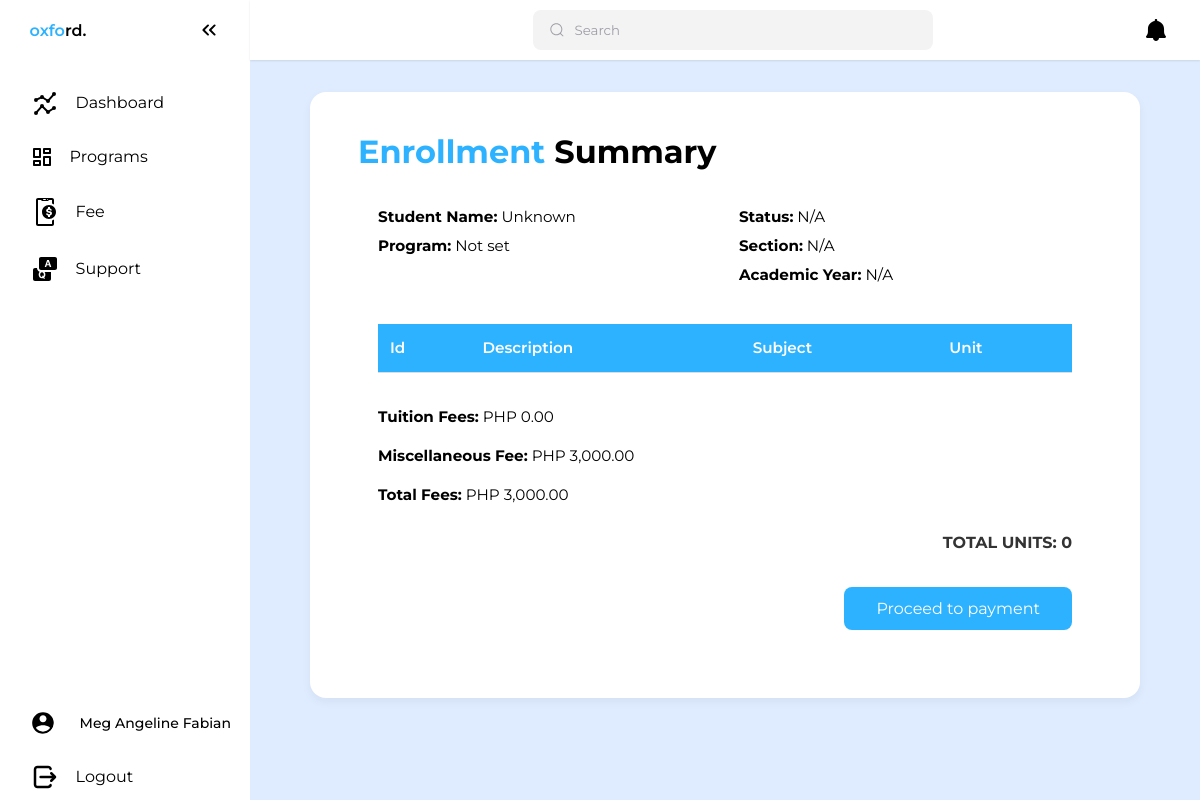
/student/stud-summary.php (signed in), run on an earlier commit of the app's database.
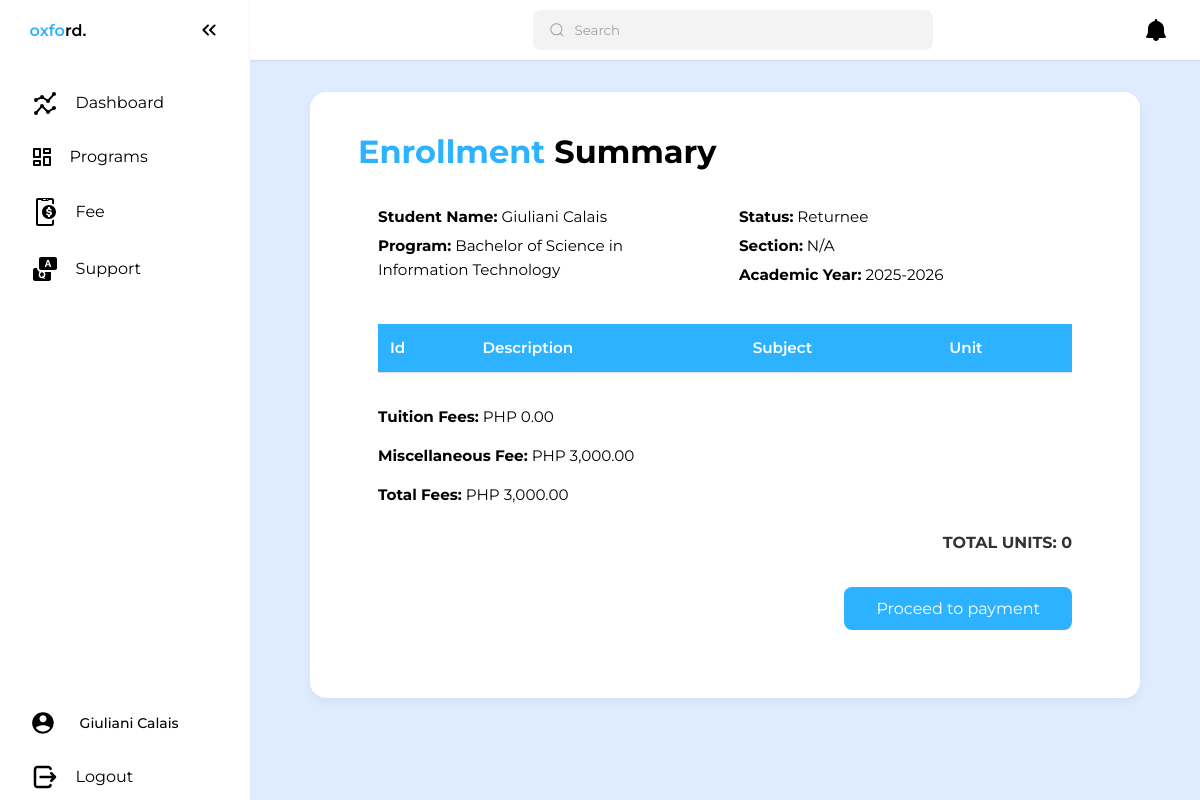
And on a later commit of the database.
### tables this page shows
CREATE TABLE `studentprofile` (
  `profile_id` int(11) NOT NULL,
  `user_id` int(11) NOT NULL,
  `first_name` varchar(50) NOT NULL,
  `middle_name` varchar(50) DEFAULT NULL,
  `last_name` varchar(50) NOT NULL,
  `birthdate` date NOT NULL,
  `birthplace` varchar(100) NOT NULL,
  `age` int(11) NOT NULL,
  `phone` varchar(11) NOT NULL,
  `guardian_name` varchar(100) NOT NULL,
  `guardian_contact` varchar(11) NOT NULL,
  `relationship` varchar(50) NOT NULL,
  `created_at` timestamp NOT NULL DEFAULT CURRENT_TIMESTAMP
);

CREATE TABLE `enrollee` (
  `EnrolleeID` int(11) NOT NULL,
  `section` varchar(255) NOT NULL,
  `user_id` int(11) NOT NULL,
  `Status` varchar(255) NOT NULL,
  `enrollment_type` varchar(255) NOT NULL,
  `name` varchar(255) NOT NULL,
  `program` varchar(255) NOT NULL,
  `documents_uploaded` int(11) NOT NULL,
  `dateSubmitted` timestamp NOT NULL DEFAULT CURRENT_TIMESTAMP ON UPDATE CURRENT_TIMESTAMP,
  `rejectReason` text NOT NULL
);

### student/stud-summary.php (the view, shortened to what this page needs)
<?php
include 'sessioncheck.php';
$user_id = $_SESSION['user_id'];
$enrolleeStmt = $conn->prepare("SELECT * FROM enrollee WHERE user_id = ?");
$enrolleeStmt->bind_param("i", $user_id);
$enrolleeStmt->execute();
$enrolleeResult = $enrolleeStmt->get_result();
$studentName = "Unknown";
$program = "Not set";
$academicYear = "N/A";
$status = "N/A";
if ($enrolleeResult && $enrolleeResult->num_rows > 0) {
  $student = $enrolleeResult->fetch_assoc();
  $studentName = $student['name'];
  $program = $student['program'];
  if (!empty($student['dateSubmitted'])) {
    $addedYear = date('Y', strtotime($student['dateSubmitted']));
    $academicYear = $addedYear . '-' . ($addedYear + 1);
  }
  $status = $student['enrollment_type'];
}
$totalUnits = 0;
$totalFees = 0;
$miscFee = 3000;
$section = 'N/A';
?>
<!DOCTYPE html>
<html lang="en">
<head>
  <link rel="stylesheet" href="stud-summary.css">
</head>
<body>
  <?php include "stud-sidebar.php"; ?>
  <main>
    <div class="container">
      <div class="enrollmentHeader">
        <h1><span style="color: #2db2ff;">Enrollment</span> Summary</h1>
      </div>
      <div class="content">
        <div class="info">
          <div>
            <p><strong>Student Name:</strong> <?= htmlspecialchars($studentName) ?></p>
            <p><strong>Program:</strong> <?= htmlspecialchars($program) ?></p>
          </div>
          <div>
            <p><strong>Status:</strong> <?= htmlspecialchars($status) ?></p>
            <p><strong>Section:</strong> <?= htmlspecialchars($section) ?></p>
            <p><strong>Academic Year:</strong> <?= htmlspecialchars($academicYear) ?></p>
          </div>
        </div>
        <table class="table">
          <thead>
            <tr>
              <th>Id</th>
              <th>Description</th>
              <th>Subject</th>
              <th>Unit</th>
            </tr>
          </thead>
        </table>
        <div class="fees">
          <p><strong>Tuition Fees:</strong> PHP <?= number_format($totalFees, 2) ?></p>
          <p><strong>Miscellaneous Fee:</strong> PHP <?= number_format($miscFee, 2) ?></p>
          <p><strong>Total Fees:</strong> PHP <?= number_format($totalFees + $miscFee, 2) ?></p>
        </div>
        <div class="total-units">
          TOTAL UNITS: <?= $totalUnits ?>
        </div>
        <div class="payment-button">
          <form id="paymentForm" action="create_payment_link.php" method="POST">
            <button id="proceedBtn" type="submit" name="submit">Proceed to payment</button>
          </form>
        </div>
      </div>
    </div>
  </main>
</body>
</html>

### student/stud-sidebar.php (shortened to what this page needs)
<?php
  include 'sessioncheck.php';
  $user_id = $_SESSION['user_id'];
  $stmt = $conn->prepare("SELECT * FROM studentprofile WHERE user_id = ?");
  $stmt->bind_param("i", $user_id);
  $stmt->execute();
  $result = $stmt->get_result();
  $user = $result->fetch_assoc();
?>
<!DOCTYPE html>
<html lang="en">
<head>
  <link rel="stylesheet" href="sidebar-style.css">
</head>
<body>
  <nav id="sidebar">
    <ul>
      <li>
      <span class="logo">
        <span style="color: #2DB2FF;">oxfo</span><span style="color: black;">rd.</span>
      </span>
        <button onclick=toggleSidebar() id="toggle-btn">
        </button>
      </li>
      <li>
        <a href="studDashboard.php">
          <span>Dashboard</span>
        </a>
      </li>
      <li>
        <a href="stud-programs.php">
          <span>Programs</span>
        </a>
      </li>
      <li>
        <a href="stud-tracking.php">
          <span>Fee</span>
        </a>
      </li>
      <li>
        <a href="studentSupport.php">
          <span>Support</span>
        </a>
      </li>
        <li class="head" style="display: flex; align-items: center;">
          <a href="studentProfile.php">
            <div class="user-img" style="margin-right: 10px; margin-top: -2px;">
            </div>
            <div class="user-details">
              <p class="name" style="margin: 0;"><?php echo htmlspecialchars($user['first_name'] . ' ' . $user['last_name']); ?></p>
            </div>
          </a>
      </li>
      <li>
        <a href="logout.php">
          <span>Logout</span>
        </a>
    </ul>
  </nav>
 <main>
  <?php
      include "header.php";
  ?>
</body>
</html>

What changed in the data, as far as the page shows it:
removed studentprofile: first_name+last_name "Meg Angeline Fabian"
added studentprofile: first_name+last_name "Giuliani Calais"
added enrollee: name "Giuliani Calais", program "Bachelor of Science in Information Technology", enrollment_type "Returnee", dateSubmitted "2025-2026"
Also different on the page:
$studentName: "Unknown" → (not shown)
$program: "Not set" → (not shown)
$status: "N/A" → (not shown)
$academicYear: "N/A" → (not shown)
